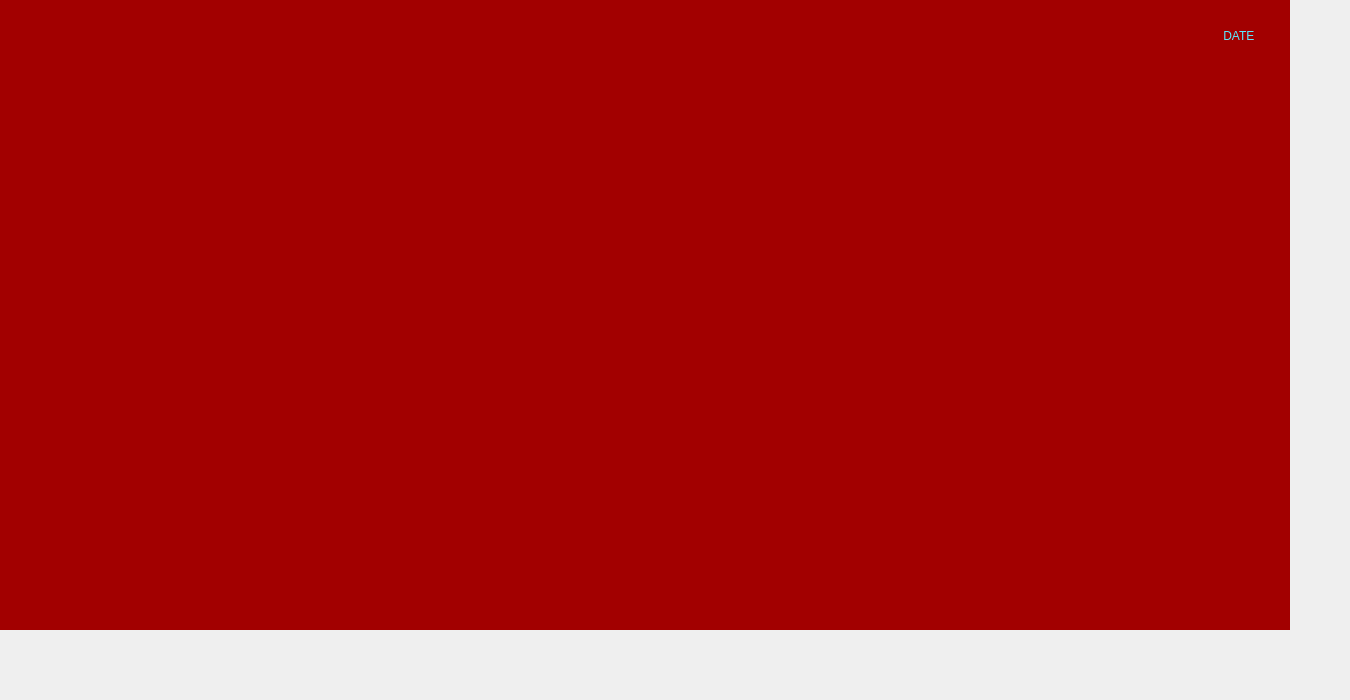
<?xml version="1.0" encoding="UTF-8"?>
<ui version="4.0">
 <class>JarvisUI</class>
 <widget class="QMainWindow" name="JarvisUI">
  <property name="geometry">
   <rect>
    <x>0</x>
    <y>0</y>
    <width>1350</width>
    <height>700</height>
   </rect>
  </property>
  <property name="windowTitle">
   <string>J.A.R.V.I.S</string>
  </property>
  <widget class="QWidget" name="centralwidget">
   <widget class="QLabel" name="label">
    <property name="geometry">
     <rect>
      <x>-60</x>
      <y>-70</y>
      <width>1350</width>
      <height>700</height>
     </rect>
    </property>
    <property name="autoFillBackground">
     <bool>false</bool>
    </property>
    <property name="styleSheet">
     <string notr="true">background-color: rgb(162, 0, 0);</string>
    </property>
    <property name="text">
     <string/>
    </property>
    <property name="pixmap">
     <pixmap>bg2.jpg</pixmap>
    </property>
    <property name="scaledContents">
     <bool>true</bool>
    </property>
   </widget>
   <widget class="QPushButton" name="pushButton_3">
    <property name="geometry">
     <rect>
      <x>1340</x>
      <y>860</y>
      <width>121</width>
      <height>51</height>
     </rect>
    </property>
    <property name="font">
     <font>
      <pointsize>20</pointsize>
      <weight>75</weight>
      <bold>true</bold>
     </font>
    </property>
    <property name="autoFillBackground">
     <bool>false</bool>
    </property>
    <property name="styleSheet">
     <string notr="true">background-color: rgb(0, 136, 255);</string>
    </property>
    <property name="text">
     <string>EXIT</string>
    </property>
   </widget>
   <widget class="QPushButton" name="pushButton_4">
    <property name="geometry">
     <rect>
      <x>1220</x>
      <y>860</y>
      <width>121</width>
      <height>51</height>
     </rect>
    </property>
    <property name="font">
     <font>
      <pointsize>20</pointsize>
      <weight>75</weight>
      <bold>true</bold>
     </font>
    </property>
    <property name="autoFillBackground">
     <bool>false</bool>
    </property>
    <property name="styleSheet">
     <string notr="true">background-color: rgb(255, 255, 255);</string>
    </property>
    <property name="text">
     <string>RUN</string>
    </property>
   </widget>
   <widget class="QTextBrowser" name="textBrowser">
    <property name="geometry">
     <rect>
      <x>1200</x>
      <y>50</y>
      <width>181</width>
      <height>51</height>
     </rect>
    </property>
    <property name="styleSheet">
     <string notr="true">background:transparent;
border-radius:none;</string>
    </property>
   </widget>
   <widget class="QTextBrowser" name="textBrowser_2">
    <property name="geometry">
     <rect>
      <x>1400</x>
      <y>50</y>
      <width>181</width>
      <height>51</height>
     </rect>
    </property>
    <property name="styleSheet">
     <string notr="true">background:transparent;
border-radius:none;</string>
    </property>
   </widget>
   <widget class="QLabel" name="label_3">
    <property name="geometry">
     <rect>
      <x>580</x>
      <y>360</y>
      <width>661</width>
      <height>381</height>
     </rect>
    </property>
    <property name="text">
     <string/>
    </property>
    <property name="pixmap">
     <pixmap>../ringJar.gif</pixmap>
    </property>
    <property name="scaledContents">
     <bool>true</bool>
    </property>
   </widget>
   <widget class="QLabel" name="label_4">
    <property name="geometry">
     <rect>
      <x>-10</x>
      <y>120</y>
      <width>221</width>
      <height>321</height>
     </rect>
    </property>
    <property name="text">
     <string/>
    </property>
    <property name="pixmap">
     <pixmap>circle.gif</pixmap>
    </property>
    <property name="scaledContents">
     <bool>true</bool>
    </property>
   </widget>
   <widget class="QLabel" name="label_2">
    <property name="geometry">
     <rect>
      <x>790</x>
      <y>180</y>
      <width>241</width>
      <height>211</height>
     </rect>
    </property>
    <property name="text">
     <string/>
    </property>
    <property name="pixmap">
     <pixmap>ironman1.gif</pixmap>
    </property>
    <property name="scaledContents">
     <bool>true</bool>
    </property>
   </widget>
   <widget class="QLabel" name="label_5">
    <property name="geometry">
     <rect>
      <x>10</x>
      <y>260</y>
      <width>641</width>
      <height>611</height>
     </rect>
    </property>
    <property name="text">
     <string/>
    </property>
    <property name="pixmap">
     <pixmap>frame1_flip.png</pixmap>
    </property>
    <property name="scaledContents">
     <bool>true</bool>
    </property>
   </widget>
   <widget class="QLabel" name="label_6">
    <property name="geometry">
     <rect>
      <x>1170</x>
      <y>260</y>
      <width>631</width>
      <height>601</height>
     </rect>
    </property>
    <property name="text">
     <string/>
    </property>
    <property name="pixmap">
     <pixmap>fram1.png</pixmap>
    </property>
    <property name="scaledContents">
     <bool>true</bool>
    </property>
   </widget>
   <widget class="QLabel" name="label_7">
    <property name="geometry">
     <rect>
      <x>590</x>
      <y>730</y>
      <width>641</width>
      <height>81</height>
     </rect>
    </property>
    <property name="text">
     <string/>
    </property>
    <property name="pixmap">
     <pixmap>lines1.gif</pixmap>
    </property>
    <property name="scaledContents">
     <bool>true</bool>
    </property>
   </widget>
   <widget class="QLabel" name="label_8">
    <property name="geometry">
     <rect>
      <x>1220</x>
      <y>370</y>
      <width>251</width>
      <height>371</height>
     </rect>
    </property>
    <property name="text">
     <string/>
    </property>
    <property name="pixmap">
     <pixmap>ironman3.gif</pixmap>
    </property>
    <property name="scaledContents">
     <bool>true</bool>
    </property>
   </widget>
   <widget class="QLabel" name="label_9">
    <property name="geometry">
     <rect>
      <x>1610</x>
      <y>120</y>
      <width>221</width>
      <height>321</height>
     </rect>
    </property>
    <property name="text">
     <string/>
    </property>
    <property name="pixmap">
     <pixmap>circle.gif</pixmap>
    </property>
    <property name="scaledContents">
     <bool>true</bool>
    </property>
   </widget>
   <widget class="QLabel" name="label_10">
    <property name="geometry">
     <rect>
      <x>1160</x>
      <y>10</y>
      <width>191</width>
      <height>91</height>
     </rect>
    </property>
    <property name="text">
     <string/>
    </property>
    <property name="pixmap">
     <pixmap>frame10.jpg</pixmap>
    </property>
    <property name="scaledContents">
     <bool>true</bool>
    </property>
   </widget>
   <widget class="QLabel" name="label_11">
    <property name="geometry">
     <rect>
      <x>1350</x>
      <y>10</y>
      <width>191</width>
      <height>91</height>
     </rect>
    </property>
    <property name="text">
     <string/>
    </property>
    <property name="pixmap">
     <pixmap>frame10.jpg</pixmap>
    </property>
    <property name="scaledContents">
     <bool>true</bool>
    </property>
   </widget>
   <widget class="QLabel" name="label_12">
    <property name="geometry">
     <rect>
      <x>-30</x>
      <y>780</y>
      <width>201</width>
      <height>111</height>
     </rect>
    </property>
    <property name="text">
     <string/>
    </property>
    <property name="pixmap">
     <pixmap>powersource.gif</pixmap>
    </property>
    <property name="scaledContents">
     <bool>true</bool>
    </property>
   </widget>
   <widget class="QLabel" name="label_13">
    <property name="geometry">
     <rect>
      <x>1650</x>
      <y>780</y>
      <width>201</width>
      <height>111</height>
     </rect>
    </property>
    <property name="text">
     <string/>
    </property>
    <property name="pixmap">
     <pixmap>powersource.gif</pixmap>
    </property>
    <property name="scaledContents">
     <bool>true</bool>
    </property>
   </widget>
   <widget class="QLabel" name="label_14">
    <property name="geometry">
     <rect>
      <x>1210</x>
      <y>20</y>
      <width>91</width>
      <height>31</height>
     </rect>
    </property>
    <property name="layoutDirection">
     <enum>Qt::LeftToRight</enum>
    </property>
    <property name="styleSheet">
     <string notr="true">color: rgb(93, 234, 255);
font: 75 11pt &quot;MS Shell Dlg 2&quot;;</string>
    </property>
    <property name="text">
     <string>    DATE</string>
    </property>
   </widget>
   <widget class="QLabel" name="label_15">
    <property name="geometry">
     <rect>
      <x>1390</x>
      <y>20</y>
      <width>91</width>
      <height>31</height>
     </rect>
    </property>
    <property name="layoutDirection">
     <enum>Qt::LeftToRight</enum>
    </property>
    <property name="styleSheet">
     <string notr="true">color: rgb(93, 234, 255);
font: 75 11pt &quot;MS Shell Dlg 2&quot;;</string>
    </property>
    <property name="text">
     <string>      TIME</string>
    </property>
   </widget>
   <widget class="QLabel" name="label_16">
    <property name="geometry">
     <rect>
      <x>340</x>
      <y>370</y>
      <width>251</width>
      <height>371</height>
     </rect>
    </property>
    <property name="text">
     <string/>
    </property>
    <property name="pixmap">
     <pixmap>ironman3_flipped.gif</pixmap>
    </property>
    <property name="scaledContents">
     <bool>true</bool>
    </property>
   </widget>
   <widget class="QLabel" name="label_17">
    <property name="geometry">
     <rect>
      <x>290</x>
      <y>70</y>
      <width>211</width>
      <height>71</height>
     </rect>
    </property>
    <property name="text">
     <string/>
    </property>
    <property name="pixmap">
     <pixmap>Sujith.gif</pixmap>
    </property>
    <property name="scaledContents">
     <bool>true</bool>
    </property>
   </widget>
   <zorder>label</zorder>
   <zorder>pushButton_3</zorder>
   <zorder>pushButton_4</zorder>
   <zorder>label_4</zorder>
   <zorder>label_2</zorder>
   <zorder>label_3</zorder>
   <zorder>label_7</zorder>
   <zorder>label_8</zorder>
   <zorder>label_9</zorder>
   <zorder>label_6</zorder>
   <zorder>label_10</zorder>
   <zorder>textBrowser</zorder>
   <zorder>label_11</zorder>
   <zorder>textBrowser_2</zorder>
   <zorder>label_12</zorder>
   <zorder>label_13</zorder>
   <zorder>label_14</zorder>
   <zorder>label_15</zorder>
   <zorder>label_16</zorder>
   <zorder>label_5</zorder>
   <zorder>label_17</zorder>
  </widget>
 </widget>
 <resources/>
 <connections/>
</ui>
